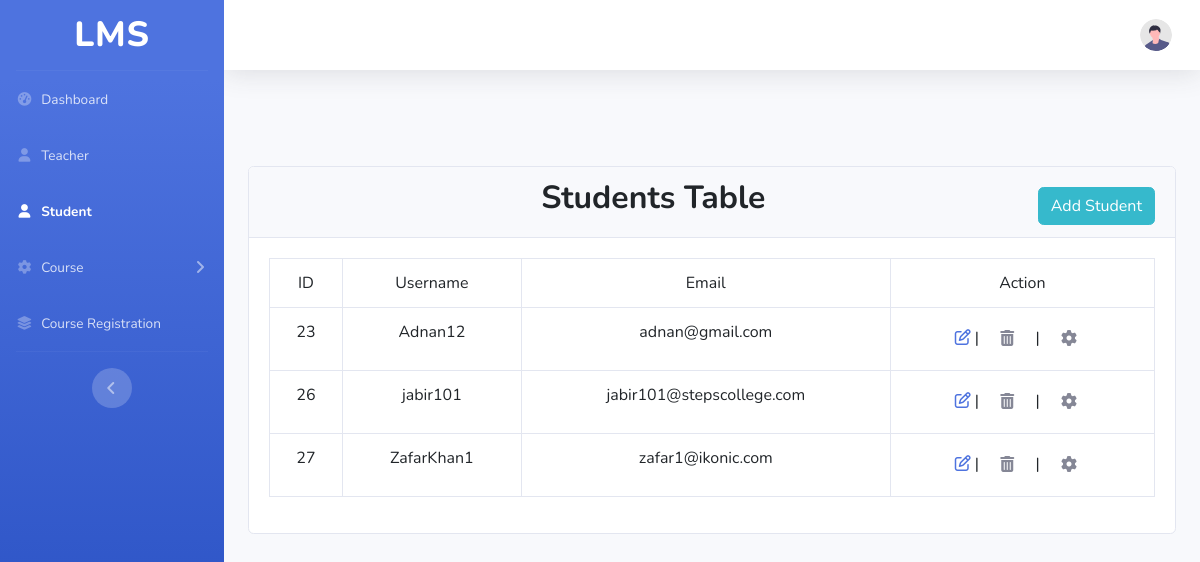
/Admin/studentinfo.php, run on the app's committed database.
### tables this page shows
CREATE TABLE `users` (
  `id` int NOT NULL,
  `username` varchar(255) NOT NULL,
  `email` varchar(255) NOT NULL,
  `password` varchar(255) NOT NULL,
  `role` varchar(255) NOT NULL
);

### Admin/studentinfo.php (the view, shortened to what this page needs)
<?php
$connect = mysqli_connect('localhost', 'root', '', 'lms');
$squery = "SELECT * from users where role='student'";
$sresult = mysqli_query($connect, $squery);
?>
<!DOCTYPE html>
<html lang="en">
<head>
    <link rel="stylesheet" href="https://cdnjs.cloudflare.com/ajax/libs/font-awesome/5.7.1/css/all.min.css">
    <link rel="stylesheet" href="https://cdnjs.cloudflare.com/ajax/libs/font-awesome/5.7.1/css/all.min.css">
    <link href="https://cdn.jsdelivr.net/npm/bootstrap@5.3.0-alpha1/dist/css/bootstrap.min.css" rel="stylesheet">
    <link href="../vendor/fontawesome-free/css/all.min.css" rel="stylesheet" type="text/css">
    <link href="../css/sb-admin-2.min.css" rel="stylesheet">
</head>
<body id="page-top">
    <div id="wrapper">
        <ul class="navbar-nav bg-gradient-primary sidebar sidebar-dark accordion" id="accordionSidebar">
            <a class="sidebar-brand d-flex align-items-center justify-content-center" href="index.html">
                <div class="sidebar-brand-text mx-3">LMS</div>
            </a>
            <hr class="sidebar-divider my-0">
            <li class="nav-item">
                <a class="nav-link" href="/LMSDashboard/Admin/index.php">
                    <i class="fas fa-fw fa-tachometer-alt"></i>
                    <span>Dashboard</span></a>
            </li>
            <li class="nav-item">
                <a class="nav-link" href="/LMSDashboard/Admin/teacherinfo.php">
                    <i class="fas fa-fw fa-light fa-user"></i>
                    <span>Teacher</span></a>
            </li>
            <li class="nav-item active">
                <a class="nav-link" href="/LMSDashboard/Admin/studentinfo.php">
                    <i class="fas fa-fw fa-light fa-user"></i>
                    <span>Student</span></a>
            </li>
            <li class="nav-item">
                <a class="nav-link collapsed" href="#" data-toggle="collapse" data-target="#collapseTwo" aria-expanded="true" aria-controls="collapseTwo">
                    <i class="fas fa-fw fa-cog"></i>
                    <span>Course</span>
                </a>
            </li>
            <li class="nav-item">
                <a class="nav-link" href="/LMSDashboard/Admin/course_registration.php">
                    <i class="fas fa-fw fa-light fa-layer-group"></i>
                    <span>Course Registration</span></a>
            </li>
            <hr class="sidebar-divider d-none d-md-block">
            <div class="text-center d-none d-md-inline">
                <button class="rounded-circle border-0" id="sidebarToggle"></button>
            </div>
        </ul>
        <div id="content-wrapper" class="d-flex flex-column">
            <div id="content">
                <nav class="navbar navbar-expand navbar-light bg-white topbar mb-4 static-top shadow">
                    <ul class="navbar-nav ml-auto">
                        <li class="nav-item dropdown no-arrow">
                            <a class="nav-link dropdown-toggle" href="#" id="userDropdown" role="button" data-toggle="dropdown" aria-haspopup="true" aria-expanded="false">
                                <img class="img-profile rounded-circle" src="../img/undraw_profile.svg">
                            </a>
                        </li>
                    </ul>
                </nav>
                <div class="container-fluid">
                    <div class="row mt-5">
                        <div class="col">
                            <div class="card mt-5">
                                <div class="card-header">
                                    <h2 class="display-8 text-center font-weight-bolder">Students Table<a href="/LMSDashboard/Admin/create_student.php"><button class="btn btn-info mt-2">Add Student</button></a></h2>
                                </div>
                                <div class="card-body">
                                    <div class="table-responsive">
                                        <table class="table table-bordered text-center">
                                            <tr class="bg-primary text-white">
                                                <td>ID</td>
                                                <td>Username</td>
                                                <td>Email</td>
                                                <td>Action</td>
                                            </tr>
                                            <tr>
                                                <?php
                                                while ($row = mysqli_fetch_assoc($sresult)) {
                                                ?>
                                                    <td>
                                                        <?php echo $row['id'] ?>
                                                    </td>
                                                    <td>
                                                        <?php echo $row['username'] ?>
                                                    </td>
                                                    <td>
                                                        <?php echo $row['email'] ?>
                                                    </td>
                                                    <td id=action>
                                                        <a href="/LMSDashboard/Admin/edit_student.php?update=<?php echo $row['username'] ?>" title="Edit"><i class="fa fa-edit"></i></a>&nbsp|&nbsp;
                                                        <button type="button" class="btn" data-bs-toggle="modal" data-bs-target="#staticBackdrop<?php echo $row['id'] ?>"><i class="fa fa-trash"></i></button>&nbsp;&nbsp;|&nbsp;
                                                        <button type="button" class="btn" onclick="show_modal('<?php echo $row['id'] ?>')" data-bs-whatever="@mdo"><i class="fa fa-cog"></i></button>
                                                    </td>
                                            </tr>
                                        <?php
                                                }
                                        ?>
                                        </table>
                                    </div>
                                </div>
                            </div>
                        </div>
                    </div>
                </div>
            </div>
        </div>
</body>
</html>

### Admin/studentinfo.php (style rules this page uses)
.sidebar-brand-text { font-size: 35px; }
.mt-2 { float: right; }

### data on the page
users: id "23", username "Adnan12", email "adnan@gmail.com"
users: id "26", username "jabir101", email "jabir101@stepscollege.com"
users: id "27", username "ZafarKhan1", email "zafar1@ikonic.com"
